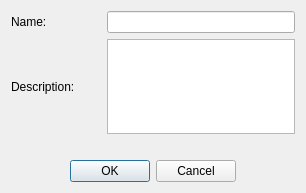
<?xml version="1.0" encoding="UTF-8"?>
<ui version="4.0">
 <class>Dialog_NewWorld</class>
 <widget class="QDialog" name="Dialog_NewWorld">
  <property name="geometry">
   <rect>
    <x>0</x>
    <y>0</y>
    <width>306</width>
    <height>193</height>
   </rect>
  </property>
  <property name="windowTitle">
   <string>New World</string>
  </property>
  <property name="modal">
   <bool>true</bool>
  </property>
  <layout class="QGridLayout" name="gridLayout">
   <item row="0" column="0">
    <widget class="QLabel" name="label_world_name">
     <property name="text">
      <string>Name:</string>
     </property>
    </widget>
   </item>
   <item row="0" column="2">
    <widget class="QLineEdit" name="lineEdit_worldname"/>
   </item>
   <item row="1" column="0">
    <widget class="QLabel" name="label_worlddesc">
     <property name="text">
      <string>Description:</string>
     </property>
    </widget>
   </item>
   <item row="1" column="2">
    <widget class="QTextEdit" name="textEdit_worlddesc"/>
   </item>
   <item row="3" column="0" colspan="3">
    <widget class="QDialogButtonBox" name="buttonBox">
     <property name="orientation">
      <enum>Qt::Horizontal</enum>
     </property>
     <property name="standardButtons">
      <set>QDialogButtonBox::Cancel|QDialogButtonBox::Ok</set>
     </property>
     <property name="centerButtons">
      <bool>true</bool>
     </property>
    </widget>
   </item>
   <item row="1" column="1">
    <spacer name="horizontalSpacer">
     <property name="orientation">
      <enum>Qt::Horizontal</enum>
     </property>
     <property name="sizeType">
      <enum>QSizePolicy::Preferred</enum>
     </property>
     <property name="sizeHint" stdset="0">
      <size>
       <width>20</width>
       <height>20</height>
      </size>
     </property>
    </spacer>
   </item>
   <item row="2" column="1">
    <spacer name="verticalSpacer">
     <property name="orientation">
      <enum>Qt::Vertical</enum>
     </property>
     <property name="sizeType">
      <enum>QSizePolicy::Fixed</enum>
     </property>
     <property name="sizeHint" stdset="0">
      <size>
       <width>20</width>
       <height>20</height>
      </size>
     </property>
    </spacer>
   </item>
  </layout>
 </widget>
 <resources/>
 <connections>
  <connection>
   <sender>buttonBox</sender>
   <signal>rejected()</signal>
   <receiver>Dialog_NewWorld</receiver>
   <slot>reject()</slot>
   <hints>
    <hint type="sourcelabel">
     <x>316</x>
     <y>260</y>
    </hint>
    <hint type="destinationlabel">
     <x>286</x>
     <y>274</y>
    </hint>
   </hints>
  </connection>
 </connections>
</ui>
